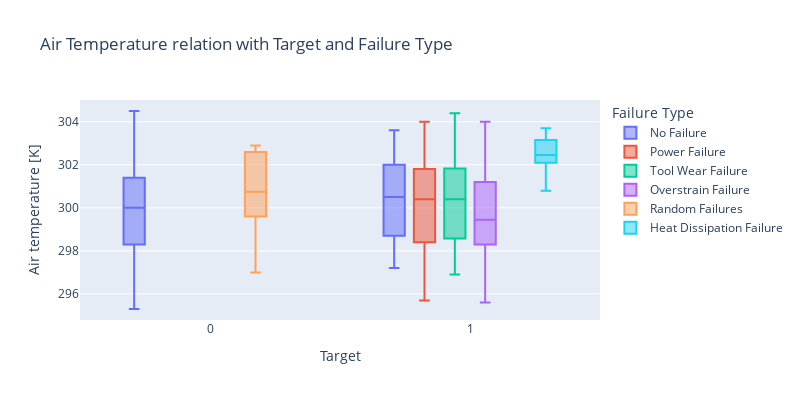
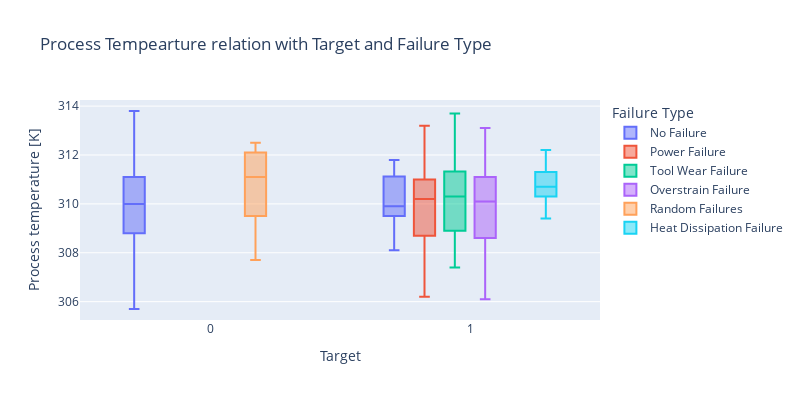
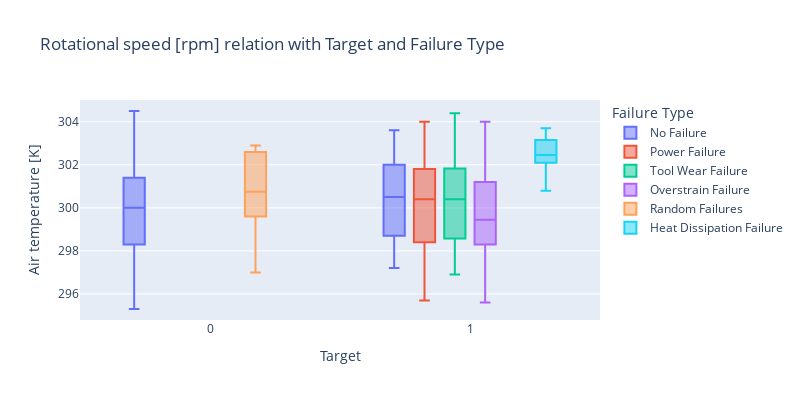
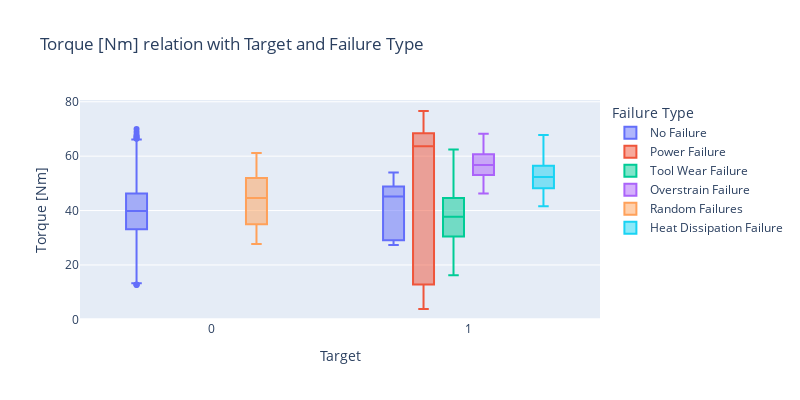

The cell these charts' notebook holds for them, in order:
### Code cell
# Air Temperature relation with Target/Failure Type
fig = px.box(df,
             y      =  "Air temperature [K]",
             x      =  "Target",
             title  =  "Air Temperature relation with Target and Failure Type",
             color  =  "Failure Type",
             width  =  800,
             height =  400)
fig.show()
# Process Tempearture relation with Target/Failure Type
fig = px.box(df,
             y      =  "Process temperature [K]",
             x      =  "Target",
             title  =  "Process Tempearture relation with Target and Failure Type",
             color  =  "Failure Type",
             width  =  800,
             height =  400)
fig.show()
# Rotational speed [rpm] relation with Target/Failure Type
fig = px.box(df,
             y      =  "Air temperature [K]",
             x      =  "Target",
             title  =  "Rotational speed [rpm] relation with Target and Failure Type",
             color  =  "Failure Type",
             width  =  800,
             height =  400)
fig.show()
# Torque [Nm] relation with Target/Failure Type
fig = px.box(df,
             y      =  "Torque [Nm]",
             x      =  "Target",
             title  =  "Torque [Nm] relation with Target and Failure Type",
             color  =  "Failure Type",
             width  =  800,
             height =  400)
fig.show()
# Tool wear [min] relation with Target/Failure Type
fig = px.box(df,
             y      =  "Tool wear [min]",
             x      =  "Target",
             title  =  "Tool wear [min] relation with Target and Failure Type",
             color  =  "Failure Type",
             width  =  800,
             height =  400)
fig.show()

### Figure 1 — Plotly figure (JSON) as saved in the notebook; plotly's stock layout.template omitted (floating-point values rounded to 4 significant figures; data arrays with more than 128 entries replaced by an {"elided": "..."} marker saying what was removed)
{"data": [{"alignmentgroup": "True", "hovertemplate": "Failure Type=No Failure<br>Target=%{x}<br>Air temperature [K]=%{y}<extra></extra>", "legendgroup": "No Failure", "marker": {"color": "#636efa"}, "name": "No Failure", "notched": false, "offsetgroup": "No Failure", "orientation": "v", "showlegend": true, "x": {"elided": "9652 int values"}, "x0": " ", "xaxis": "x", "y": {"elided": "9652 float values"}, "y0": " ", "yaxis": "y", "type": "box"}, {"alignmentgroup": "True", "hovertemplate": "Failure Type=Power Failure<br>Target=%{x}<br>Air temperature [K]=%{y}<extra></extra>", "legendgroup": "Power Failure", "marker": {"color": "#EF553B"}, "name": "Power Failure", "notched": false, "offsetgroup": "Power Failure", "orientation": "v", "showlegend": true, "x": [1, 1, 1, 1, 1, 1, 1, 1, 1, 1, 1, 1, 1, 1, 1, 1, 1, 1, 1, 1, 1, 1, 1, 1, 1, 1, 1, 1, 1, 1, 1, 1, 1, 1, 1, 1, 1, 1, 1, 1, 1, 1, 1, 1, 1, 1, 1, 1, 1, 1, 1, 1, 1, 1, 1, 1, 1, 1, 1, 1, 1, 1, 1, 1, 1, 1, 1, 1, 1, 1, 1, 1, 1, 1, 1, 1, 1, 1, 1, 1, 1, 1, 1, 1, 1, 1, 1, 1, 1, 1, 1, 1, 1, 1, 1], "x0": " ", "xaxis": "x", "y": [298.9, 298.9, 298.4, 298.2, 298.4, 298.1, 297.5, 297.4, 297.4, 297.9, 296.4, 295.8, 295.7, 296.3, 296.9, 296.6, 296.7, 297, 298.4, 298.8, 298.9, 298, 298, 298.3, 298.2, 298.1, 298.5, 299.3, 299.5, 299.4, 298.9, 299.2, 299.1, 300.6, 300.5, 300.4, 301.5, 301.5, 301.8, 302.4, 302.7, 302.6, 302.3, 302.1, 301.9, 301.9, 302.6, 301.8, 301.8, 301.7, 302, 302.6, 302.6, 303.7, 303.4, 303.5, 303.8, 303.6, 304, 303.4, 302.8, 302.6, 303, 303.1, 302.4, 300.7, 300.7, 301.1, 300.8, 301.1, 301.4, 301.6, 301.5, 301.1, 300.8, 300.7, 300.5, 300.7, 299.9, 300.1, 300.3, 300.2, 300.4, 300.8, 301, 299, 298.7, 298.5, 297.5, 297.3, 297.2, 297.8, 299, 298.5, 298.6], "y0": " ", "yaxis": "y", "type": "box"}, {"alignmentgroup": "True", "hovertemplate": "Failure Type=Tool Wear Failure<br>Target=%{x}<br>Air temperature [K]=%{y}<extra></extra>", "legendgroup": "Tool Wear Failure", "marker": {"color": "#00cc96"}, "name": "Tool Wear Failure", "notched": false, "offsetgroup": "Tool Wear Failure", "orientation": "v", "showlegend": true, "x": [1, 1, 1, 1, 1, 1, 1, 1, 1, 1, 1, 1, 1, 1, 1, 1, 1, 1, 1, 1, 1, 1, 1, 1, 1, 1, 1, 1, 1, 1, 1, 1, 1, 1, 1, 1, 1, 1, 1, 1, 1, 1, 1, 1, 1], "x0": " ", "xaxis": "x", "y": [298.8, 296.9, 298, 297.9, 298.2, 298.4, 299.6, 299.3, 299.7, 300.6, 300.7, 301.9, 301.7, 302.2, 302.6, 302, 302.3, 301.8, 302.7, 303.3, 303.4, 304.4, 303.9, 302.6, 300.4, 300.8, 301, 300.5, 300.3, 301.7, 300.6, 300, 300.5, 300.7, 300.3, 300.4, 299.2, 298.5, 297.4, 297.1, 297.4, 297.3, 297.8, 299.6, 298.6], "y0": " ", "yaxis": "y", "type": "box"}, {"alignmentgroup": "True", "hovertemplate": "Failure Type=Overstrain Failure<br>Target=%{x}<br>Air temperature [K]=%{y}<extra></extra>", "legendgroup": "Overstrain Failure", "marker": {"color": "#ab63fa"}, "name": "Overstrain Failure", "notched": false, "offsetgroup": "Overstrain Failure", "orientation": "v", "showlegend": true, "x": [1, 1, 1, 1, 1, 1, 1, 1, 1, 1, 1, 1, 1, 1, 1, 1, 1, 1, 1, 1, 1, 1, 1, 1, 1, 1, 1, 1, 1, 1, 1, 1, 1, 1, 1, 1, 1, 1, 1, 1, 1, 1, 1, 1, 1, 1, 1, 1, 1, 1, 1, 1, 1, 1, 1, 1, 1, 1, 1, 1, 1, 1, 1, 1, 1, 1, 1, 1, 1, 1, 1, 1, 1, 1, 1, 1, 1, 1], "x0": " ", "xaxis": "x", "y": [298.4, 298.3, 298, 298, 298, 297.7, 297.6, 296.8, 295.6, 297, 297, 296.9, 297, 299, 299, 298.7, 298.2, 298, 297.8, 299.5, 299.3, 299.2, 299.1, 299.2, 299.2, 299.8, 300.5, 300.5, 301.3, 301.4, 301.6, 302, 302, 302.6, 302.1, 302, 301.9, 303.4, 303.7, 303.8, 304, 303.8, 302.8, 302.7, 302.7, 302.3, 300.8, 301, 301, 301, 300.8, 301.6, 301.2, 300.3, 300.6, 300.5, 300.5, 300.7, 300.5, 300.4, 300.7, 300.7, 299.6, 299.4, 298.7, 297.4, 297.2, 297.3, 298.1, 299.1, 299, 299.1, 298.9, 299.1, 299.1, 299.2, 298.5, 298.3], "y0": " ", "yaxis": "y", "type": "box"}, {"alignmentgroup": "True", "hovertemplate": "Failure Type=Random Failures<br>Target=%{x}<br>Air temperature [K]=%{y}<extra></extra>", "legendgroup": "Random Failures", "marker": {"color": "#FFA15A"}, "name": "Random Failures", "notched": false, "offsetgroup": "Random Failures", "orientation": "v", "showlegend": true, "x": [0, 0, 0, 0, 0, 0, 0, 0, 0, 0, 0, 0, 0, 0, 0, 0, 0, 0], "x0": " ", "xaxis": "x", "y": [297, 298.6, 298.4, 299.6, 299.3, 300.1, 301.6, 302.7, 302.6, 302.9, 302.8, 302.5, 302.6, 300.9, 300.8, 300.7, 300.3, 300.4], "y0": " ", "yaxis": "y", "type": "box"}, {"alignmentgroup": "True", "hovertemplate": "Failure Type=Heat Dissipation Failure<br>Target=%{x}<br>Air temperature [K]=%{y}<extra></extra>", "legendgroup": "Heat Dissipation Failure", "marker": {"color": "#19d3f3"}, "name": "Heat Dissipation Failure", "notched": false, "offsetgroup": "Heat Dissipation Failure", "orientation": "v", "showlegend": true, "x": [1, 1, 1, 1, 1, 1, 1, 1, 1, 1, 1, 1, 1, 1, 1, 1, 1, 1, 1, 1, 1, 1, 1, 1, 1, 1, 1, 1, 1, 1, 1, 1, 1, 1, 1, 1, 1, 1, 1, 1, 1, 1, 1, 1, 1, 1, 1, 1, 1, 1, 1, 1, 1, 1, 1, 1, 1, 1, 1, 1, 1, 1, 1, 1, 1, 1, 1, 1, 1, 1, 1, 1, 1, 1, 1, 1, 1, 1, 1, 1, 1, 1, 1, 1, 1, 1, 1, 1, 1, 1, 1, 1, 1, 1, 1, 1, 1, 1, 1, 1, 1, 1, 1, 1, 1, 1, 1, 1, 1, 1, 1, 1], "x0": " ", "xaxis": "x", "y": [300.8, 302.3, 302.3, 302.3, 302.3, 302.1, 302.3, 302.1, 302, 302, 301.9, 301.9, 302.1, 302.1, 302.1, 301.9, 301.7, 301.7, 301.9, 302, 302, 302, 302.2, 302.2, 302.2, 302.4, 302.4, 302.2, 302.2, 302.1, 302.1, 302.6, 302.5, 302.5, 302.6, 302.7, 302.6, 302, 301.9, 301.8, 301.7, 301.4, 301.8, 301.6, 301.6, 302, 302.1, 302, 301.7, 302.1, 302.2, 302.3, 302.4, 302.5, 302.4, 302.6, 302.4, 302.3, 302.5, 302.4, 302.4, 302.7, 302.7, 302.7, 302.6, 302.5, 302.4, 302.4, 302.4, 302.4, 302.5, 302.7, 302.7, 302.7, 302.8, 303, 303, 303, 303, 303, 303, 303.1, 303, 302.9, 303.2, 303.2, 303.2, 303.3, 303.4, 303.3, 303.6, 303.3, 303.4, 303.4, 303.4, 303.4, 303.3, 303.2, 303.2, 303.2, 303.4, 303.5, 303.7, 303.6, 303.5, 303.6, 303.5, 303.4, 303.3, 303.4, 303.4, 303.7], "y0": " ", "yaxis": "y", "type": "box"}], "layout": {"xaxis": {"anchor": "y", "domain": [0, 1], "title": {"text": "Target"}}, "yaxis": {"anchor": "x", "domain": [0, 1], "title": {"text": "Air temperature [K]"}}, "legend": {"title": {"text": "Failure Type"}, "tracegroupgap": 0}, "title": {"text": "Air Temperature relation with Target and Failure Type"}, "boxmode": "group", "height": 400, "width": 800}}

### Figure 2 — Plotly figure (JSON) as saved in the notebook; plotly's stock layout.template omitted (floating-point values rounded to 4 significant figures; data arrays with more than 128 entries replaced by an {"elided": "..."} marker saying what was removed)
{"data": [{"alignmentgroup": "True", "hovertemplate": "Failure Type=No Failure<br>Target=%{x}<br>Process temperature [K]=%{y}<extra></extra>", "legendgroup": "No Failure", "marker": {"color": "#636efa"}, "name": "No Failure", "notched": false, "offsetgroup": "No Failure", "orientation": "v", "showlegend": true, "x": {"elided": "9652 int values"}, "x0": " ", "xaxis": "x", "y": {"elided": "9652 float values"}, "y0": " ", "yaxis": "y", "type": "box"}, {"alignmentgroup": "True", "hovertemplate": "Failure Type=Power Failure<br>Target=%{x}<br>Process temperature [K]=%{y}<extra></extra>", "legendgroup": "Power Failure", "marker": {"color": "#EF553B"}, "name": "Power Failure", "notched": false, "offsetgroup": "Power Failure", "orientation": "v", "showlegend": true, "x": [1, 1, 1, 1, 1, 1, 1, 1, 1, 1, 1, 1, 1, 1, 1, 1, 1, 1, 1, 1, 1, 1, 1, 1, 1, 1, 1, 1, 1, 1, 1, 1, 1, 1, 1, 1, 1, 1, 1, 1, 1, 1, 1, 1, 1, 1, 1, 1, 1, 1, 1, 1, 1, 1, 1, 1, 1, 1, 1, 1, 1, 1, 1, 1, 1, 1, 1, 1, 1, 1, 1, 1, 1, 1, 1, 1, 1, 1, 1, 1, 1, 1, 1, 1, 1, 1, 1, 1, 1, 1, 1, 1, 1, 1, 1], "x0": " ", "xaxis": "x", "y": [309.1, 309, 308.3, 308.5, 308.7, 308.2, 308.3, 308.5, 308.7, 309.8, 307.4, 306.3, 306.2, 307.2, 307.5, 307.7, 307.8, 307.9, 309.5, 310.1, 310.2, 308.7, 308.7, 308, 307.9, 307.7, 308.2, 308.9, 308.7, 308.7, 308.2, 308.6, 308.8, 309.4, 309.8, 309.9, 310.9, 310.4, 310.6, 311, 311.6, 311.5, 311.4, 311.2, 311, 310.6, 311, 310.1, 310.2, 309.8, 309.7, 310.4, 310.2, 312, 312.2, 312.4, 313.1, 312.8, 313.2, 312.6, 312.3, 312.1, 312.2, 312.4, 311.9, 310.2, 310.9, 310.9, 310.1, 310.4, 310.7, 310.6, 310.7, 310.7, 311.4, 311.1, 310.5, 310.4, 310.2, 311.3, 311.2, 311, 311.6, 312.4, 312.2, 310.3, 310.1, 309.7, 308.1, 308.3, 307.9, 309, 310.2, 309.5, 308.2], "y0": " ", "yaxis": "y", "type": "box"}, {"alignmentgroup": "True", "hovertemplate": "Failure Type=Tool Wear Failure<br>Target=%{x}<br>Process temperature [K]=%{y}<extra></extra>", "legendgroup": "Tool Wear Failure", "marker": {"color": "#00cc96"}, "name": "Tool Wear Failure", "notched": false, "offsetgroup": "Tool Wear Failure", "orientation": "v", "showlegend": true, "x": [1, 1, 1, 1, 1, 1, 1, 1, 1, 1, 1, 1, 1, 1, 1, 1, 1, 1, 1, 1, 1, 1, 1, 1, 1, 1, 1, 1, 1, 1, 1, 1, 1, 1, 1, 1, 1, 1, 1, 1, 1, 1, 1, 1, 1], "x0": " ", "xaxis": "x", "y": [308.9, 307.8, 308.5, 307.4, 307.6, 308, 309.2, 308.4, 309.3, 309.4, 309.6, 310.9, 310.9, 311.3, 311.5, 310.8, 310.9, 309.7, 310.5, 311.4, 312, 313.7, 313.2, 312.3, 310.2, 310.6, 310.6, 309.9, 309.9, 311, 310.3, 311.4, 311.8, 311.7, 311.7, 311.8, 310.7, 309.5, 308.3, 308.5, 308.8, 308.1, 308.9, 310.7, 309.8], "y0": " ", "yaxis": "y", "type": "box"}, {"alignmentgroup": "True", "hovertemplate": "Failure Type=Overstrain Failure<br>Target=%{x}<br>Process temperature [K]=%{y}<extra></extra>", "legendgroup": "Overstrain Failure", "marker": {"color": "#ab63fa"}, "name": "Overstrain Failure", "notched": false, "offsetgroup": "Overstrain Failure", "orientation": "v", "showlegend": true, "x": [1, 1, 1, 1, 1, 1, 1, 1, 1, 1, 1, 1, 1, 1, 1, 1, 1, 1, 1, 1, 1, 1, 1, 1, 1, 1, 1, 1, 1, 1, 1, 1, 1, 1, 1, 1, 1, 1, 1, 1, 1, 1, 1, 1, 1, 1, 1, 1, 1, 1, 1, 1, 1, 1, 1, 1, 1, 1, 1, 1, 1, 1, 1, 1, 1, 1, 1, 1, 1, 1, 1, 1, 1, 1, 1, 1, 1, 1], "x0": " ", "xaxis": "x", "y": [308.2, 308.1, 308.2, 308.3, 308.3, 308.5, 309.6, 308.1, 306.1, 307.8, 307.8, 307.8, 308.1, 310.4, 310.4, 309.8, 308.4, 308.2, 307.3, 309.4, 308.6, 308.5, 308.8, 309, 309.1, 309.3, 309.3, 309.8, 310.1, 310.8, 310.8, 310.9, 311.2, 311.6, 311, 310.8, 310.5, 311.8, 312.7, 313.1, 312.9, 313, 312.4, 312.4, 312.2, 311.8, 310.7, 311.1, 311, 310.5, 309.9, 310.7, 311.6, 310.3, 311.9, 311.1, 311.2, 311.8, 311.8, 311.8, 311.9, 311.9, 310.9, 310.8, 309.8, 308.4, 308.1, 308.2, 308.6, 309.8, 309.9, 310, 309.8, 310.1, 310.2, 310.3, 309.4, 309.3], "y0": " ", "yaxis": "y", "type": "box"}, {"alignmentgroup": "True", "hovertemplate": "Failure Type=Random Failures<br>Target=%{x}<br>Process temperature [K]=%{y}<extra></extra>", "legendgroup": "Random Failures", "marker": {"color": "#FFA15A"}, "name": "Random Failures", "notched": false, "offsetgroup": "Random Failures", "orientation": "v", "showlegend": true, "x": [0, 0, 0, 0, 0, 0, 0, 0, 0, 0, 0, 0, 0, 0, 0, 0, 0, 0], "x0": " ", "xaxis": "x", "y": [308.3, 309.8, 307.7, 309.5, 309, 309.2, 310.5, 312.3, 312.1, 312.5, 312.2, 311.9, 312.1, 310.7, 311.2, 311, 311.7, 311.9], "y0": " ", "yaxis": "y", "type": "box"}, {"alignmentgroup": "True", "hovertemplate": "Failure Type=Heat Dissipation Failure<br>Target=%{x}<br>Process temperature [K]=%{y}<extra></extra>", "legendgroup": "Heat Dissipation Failure", "marker": {"color": "#19d3f3"}, "name": "Heat Dissipation Failure", "notched": false, "offsetgroup": "Heat Dissipation Failure", "orientation": "v", "showlegend": true, "x": [1, 1, 1, 1, 1, 1, 1, 1, 1, 1, 1, 1, 1, 1, 1, 1, 1, 1, 1, 1, 1, 1, 1, 1, 1, 1, 1, 1, 1, 1, 1, 1, 1, 1, 1, 1, 1, 1, 1, 1, 1, 1, 1, 1, 1, 1, 1, 1, 1, 1, 1, 1, 1, 1, 1, 1, 1, 1, 1, 1, 1, 1, 1, 1, 1, 1, 1, 1, 1, 1, 1, 1, 1, 1, 1, 1, 1, 1, 1, 1, 1, 1, 1, 1, 1, 1, 1, 1, 1, 1, 1, 1, 1, 1, 1, 1, 1, 1, 1, 1, 1, 1, 1, 1, 1, 1, 1, 1, 1, 1, 1, 1], "x0": " ", "xaxis": "x", "y": [309.4, 310.9, 310.8, 310.9, 310.9, 310.6, 310.9, 310.7, 310.4, 310.4, 310.4, 310.4, 310.7, 310.7, 310.7, 310.4, 310.2, 310.2, 310.4, 310.4, 310.5, 310.5, 310.6, 310.6, 310.6, 310.9, 310.7, 310.6, 310.6, 310.7, 310.7, 311, 310.9, 310.9, 311, 311.1, 310.9, 310.1, 309.9, 309.9, 309.9, 309.9, 310.3, 310.1, 310.1, 309.8, 310.1, 309.9, 309.5, 310, 310.1, 310.1, 310.2, 310.3, 310.1, 310.2, 310.1, 310.1, 310.2, 310.3, 310.3, 310.5, 310.5, 310.4, 310.4, 310.2, 310.2, 310.5, 310.3, 310.2, 310.4, 310.6, 310.7, 310.8, 310.9, 311.2, 311.2, 311, 311.1, 311.3, 311.3, 311.3, 311.2, 311.2, 311.4, 311.4, 311.4, 311.3, 311.4, 311.5, 311.8, 311.6, 311.7, 311.8, 311.8, 311.8, 311.6, 311.5, 311.4, 311.2, 311.7, 311.6, 311.9, 312, 311.9, 312.2, 312, 311.9, 311.8, 311.9, 311.8, 312.1], "y0": " ", "yaxis": "y", "type": "box"}], "layout": {"xaxis": {"anchor": "y", "domain": [0, 1], "title": {"text": "Target"}}, "yaxis": {"anchor": "x", "domain": [0, 1], "title": {"text": "Process temperature [K]"}}, "legend": {"title": {"text": "Failure Type"}, "tracegroupgap": 0}, "title": {"text": "Process Tempearture relation with Target and Failure Type"}, "boxmode": "group", "height": 400, "width": 800}}

### Figure 3 — Plotly figure (JSON) as saved in the notebook; plotly's stock layout.template omitted (floating-point values rounded to 4 significant figures; data arrays with more than 128 entries replaced by an {"elided": "..."} marker saying what was removed)
{"data": [{"alignmentgroup": "True", "hovertemplate": "Failure Type=No Failure<br>Target=%{x}<br>Air temperature [K]=%{y}<extra></extra>", "legendgroup": "No Failure", "marker": {"color": "#636efa"}, "name": "No Failure", "notched": false, "offsetgroup": "No Failure", "orientation": "v", "showlegend": true, "x": {"elided": "9652 int values"}, "x0": " ", "xaxis": "x", "y": {"elided": "9652 float values"}, "y0": " ", "yaxis": "y", "type": "box"}, {"alignmentgroup": "True", "hovertemplate": "Failure Type=Power Failure<br>Target=%{x}<br>Air temperature [K]=%{y}<extra></extra>", "legendgroup": "Power Failure", "marker": {"color": "#EF553B"}, "name": "Power Failure", "notched": false, "offsetgroup": "Power Failure", "orientation": "v", "showlegend": true, "x": [1, 1, 1, 1, 1, 1, 1, 1, 1, 1, 1, 1, 1, 1, 1, 1, 1, 1, 1, 1, 1, 1, 1, 1, 1, 1, 1, 1, 1, 1, 1, 1, 1, 1, 1, 1, 1, 1, 1, 1, 1, 1, 1, 1, 1, 1, 1, 1, 1, 1, 1, 1, 1, 1, 1, 1, 1, 1, 1, 1, 1, 1, 1, 1, 1, 1, 1, 1, 1, 1, 1, 1, 1, 1, 1, 1, 1, 1, 1, 1, 1, 1, 1, 1, 1, 1, 1, 1, 1, 1, 1, 1, 1, 1, 1], "x0": " ", "xaxis": "x", "y": [298.9, 298.9, 298.4, 298.2, 298.4, 298.1, 297.5, 297.4, 297.4, 297.9, 296.4, 295.8, 295.7, 296.3, 296.9, 296.6, 296.7, 297, 298.4, 298.8, 298.9, 298, 298, 298.3, 298.2, 298.1, 298.5, 299.3, 299.5, 299.4, 298.9, 299.2, 299.1, 300.6, 300.5, 300.4, 301.5, 301.5, 301.8, 302.4, 302.7, 302.6, 302.3, 302.1, 301.9, 301.9, 302.6, 301.8, 301.8, 301.7, 302, 302.6, 302.6, 303.7, 303.4, 303.5, 303.8, 303.6, 304, 303.4, 302.8, 302.6, 303, 303.1, 302.4, 300.7, 300.7, 301.1, 300.8, 301.1, 301.4, 301.6, 301.5, 301.1, 300.8, 300.7, 300.5, 300.7, 299.9, 300.1, 300.3, 300.2, 300.4, 300.8, 301, 299, 298.7, 298.5, 297.5, 297.3, 297.2, 297.8, 299, 298.5, 298.6], "y0": " ", "yaxis": "y", "type": "box"}, {"alignmentgroup": "True", "hovertemplate": "Failure Type=Tool Wear Failure<br>Target=%{x}<br>Air temperature [K]=%{y}<extra></extra>", "legendgroup": "Tool Wear Failure", "marker": {"color": "#00cc96"}, "name": "Tool Wear Failure", "notched": false, "offsetgroup": "Tool Wear Failure", "orientation": "v", "showlegend": true, "x": [1, 1, 1, 1, 1, 1, 1, 1, 1, 1, 1, 1, 1, 1, 1, 1, 1, 1, 1, 1, 1, 1, 1, 1, 1, 1, 1, 1, 1, 1, 1, 1, 1, 1, 1, 1, 1, 1, 1, 1, 1, 1, 1, 1, 1], "x0": " ", "xaxis": "x", "y": [298.8, 296.9, 298, 297.9, 298.2, 298.4, 299.6, 299.3, 299.7, 300.6, 300.7, 301.9, 301.7, 302.2, 302.6, 302, 302.3, 301.8, 302.7, 303.3, 303.4, 304.4, 303.9, 302.6, 300.4, 300.8, 301, 300.5, 300.3, 301.7, 300.6, 300, 300.5, 300.7, 300.3, 300.4, 299.2, 298.5, 297.4, 297.1, 297.4, 297.3, 297.8, 299.6, 298.6], "y0": " ", "yaxis": "y", "type": "box"}, {"alignmentgroup": "True", "hovertemplate": "Failure Type=Overstrain Failure<br>Target=%{x}<br>Air temperature [K]=%{y}<extra></extra>", "legendgroup": "Overstrain Failure", "marker": {"color": "#ab63fa"}, "name": "Overstrain Failure", "notched": false, "offsetgroup": "Overstrain Failure", "orientation": "v", "showlegend": true, "x": [1, 1, 1, 1, 1, 1, 1, 1, 1, 1, 1, 1, 1, 1, 1, 1, 1, 1, 1, 1, 1, 1, 1, 1, 1, 1, 1, 1, 1, 1, 1, 1, 1, 1, 1, 1, 1, 1, 1, 1, 1, 1, 1, 1, 1, 1, 1, 1, 1, 1, 1, 1, 1, 1, 1, 1, 1, 1, 1, 1, 1, 1, 1, 1, 1, 1, 1, 1, 1, 1, 1, 1, 1, 1, 1, 1, 1, 1], "x0": " ", "xaxis": "x", "y": [298.4, 298.3, 298, 298, 298, 297.7, 297.6, 296.8, 295.6, 297, 297, 296.9, 297, 299, 299, 298.7, 298.2, 298, 297.8, 299.5, 299.3, 299.2, 299.1, 299.2, 299.2, 299.8, 300.5, 300.5, 301.3, 301.4, 301.6, 302, 302, 302.6, 302.1, 302, 301.9, 303.4, 303.7, 303.8, 304, 303.8, 302.8, 302.7, 302.7, 302.3, 300.8, 301, 301, 301, 300.8, 301.6, 301.2, 300.3, 300.6, 300.5, 300.5, 300.7, 300.5, 300.4, 300.7, 300.7, 299.6, 299.4, 298.7, 297.4, 297.2, 297.3, 298.1, 299.1, 299, 299.1, 298.9, 299.1, 299.1, 299.2, 298.5, 298.3], "y0": " ", "yaxis": "y", "type": "box"}, {"alignmentgroup": "True", "hovertemplate": "Failure Type=Random Failures<br>Target=%{x}<br>Air temperature [K]=%{y}<extra></extra>", "legendgroup": "Random Failures", "marker": {"color": "#FFA15A"}, "name": "Random Failures", "notched": false, "offsetgroup": "Random Failures", "orientation": "v", "showlegend": true, "x": [0, 0, 0, 0, 0, 0, 0, 0, 0, 0, 0, 0, 0, 0, 0, 0, 0, 0], "x0": " ", "xaxis": "x", "y": [297, 298.6, 298.4, 299.6, 299.3, 300.1, 301.6, 302.7, 302.6, 302.9, 302.8, 302.5, 302.6, 300.9, 300.8, 300.7, 300.3, 300.4], "y0": " ", "yaxis": "y", "type": "box"}, {"alignmentgroup": "True", "hovertemplate": "Failure Type=Heat Dissipation Failure<br>Target=%{x}<br>Air temperature [K]=%{y}<extra></extra>", "legendgroup": "Heat Dissipation Failure", "marker": {"color": "#19d3f3"}, "name": "Heat Dissipation Failure", "notched": false, "offsetgroup": "Heat Dissipation Failure", "orientation": "v", "showlegend": true, "x": [1, 1, 1, 1, 1, 1, 1, 1, 1, 1, 1, 1, 1, 1, 1, 1, 1, 1, 1, 1, 1, 1, 1, 1, 1, 1, 1, 1, 1, 1, 1, 1, 1, 1, 1, 1, 1, 1, 1, 1, 1, 1, 1, 1, 1, 1, 1, 1, 1, 1, 1, 1, 1, 1, 1, 1, 1, 1, 1, 1, 1, 1, 1, 1, 1, 1, 1, 1, 1, 1, 1, 1, 1, 1, 1, 1, 1, 1, 1, 1, 1, 1, 1, 1, 1, 1, 1, 1, 1, 1, 1, 1, 1, 1, 1, 1, 1, 1, 1, 1, 1, 1, 1, 1, 1, 1, 1, 1, 1, 1, 1, 1], "x0": " ", "xaxis": "x", "y": [300.8, 302.3, 302.3, 302.3, 302.3, 302.1, 302.3, 302.1, 302, 302, 301.9, 301.9, 302.1, 302.1, 302.1, 301.9, 301.7, 301.7, 301.9, 302, 302, 302, 302.2, 302.2, 302.2, 302.4, 302.4, 302.2, 302.2, 302.1, 302.1, 302.6, 302.5, 302.5, 302.6, 302.7, 302.6, 302, 301.9, 301.8, 301.7, 301.4, 301.8, 301.6, 301.6, 302, 302.1, 302, 301.7, 302.1, 302.2, 302.3, 302.4, 302.5, 302.4, 302.6, 302.4, 302.3, 302.5, 302.4, 302.4, 302.7, 302.7, 302.7, 302.6, 302.5, 302.4, 302.4, 302.4, 302.4, 302.5, 302.7, 302.7, 302.7, 302.8, 303, 303, 303, 303, 303, 303, 303.1, 303, 302.9, 303.2, 303.2, 303.2, 303.3, 303.4, 303.3, 303.6, 303.3, 303.4, 303.4, 303.4, 303.4, 303.3, 303.2, 303.2, 303.2, 303.4, 303.5, 303.7, 303.6, 303.5, 303.6, 303.5, 303.4, 303.3, 303.4, 303.4, 303.7], "y0": " ", "yaxis": "y", "type": "box"}], "layout": {"xaxis": {"anchor": "y", "domain": [0, 1], "title": {"text": "Target"}}, "yaxis": {"anchor": "x", "domain": [0, 1], "title": {"text": "Air temperature [K]"}}, "legend": {"title": {"text": "Failure Type"}, "tracegroupgap": 0}, "title": {"text": "Rotational speed [rpm] relation with Target and Failure Type"}, "boxmode": "group", "height": 400, "width": 800}}

### Figure 4 — Plotly figure (JSON) as saved in the notebook; plotly's stock layout.template omitted (floating-point values rounded to 4 significant figures; data arrays with more than 128 entries replaced by an {"elided": "..."} marker saying what was removed)
{"data": [{"alignmentgroup": "True", "hovertemplate": "Failure Type=No Failure<br>Target=%{x}<br>Torque [Nm]=%{y}<extra></extra>", "legendgroup": "No Failure", "marker": {"color": "#636efa"}, "name": "No Failure", "notched": false, "offsetgroup": "No Failure", "orientation": "v", "showlegend": true, "x": {"elided": "9652 int values"}, "x0": " ", "xaxis": "x", "y": {"elided": "9652 float values"}, "y0": " ", "yaxis": "y", "type": "box"}, {"alignmentgroup": "True", "hovertemplate": "Failure Type=Power Failure<br>Target=%{x}<br>Torque [Nm]=%{y}<extra></extra>", "legendgroup": "Power Failure", "marker": {"color": "#EF553B"}, "name": "Power Failure", "notched": false, "offsetgroup": "Power Failure", "orientation": "v", "showlegend": true, "x": [1, 1, 1, 1, 1, 1, 1, 1, 1, 1, 1, 1, 1, 1, 1, 1, 1, 1, 1, 1, 1, 1, 1, 1, 1, 1, 1, 1, 1, 1, 1, 1, 1, 1, 1, 1, 1, 1, 1, 1, 1, 1, 1, 1, 1, 1, 1, 1, 1, 1, 1, 1, 1, 1, 1, 1, 1, 1, 1, 1, 1, 1, 1, 1, 1, 1, 1, 1, 1, 1, 1, 1, 1, 1, 1, 1, 1, 1, 1, 1, 1, 1, 1, 1, 1, 1, 1, 1, 1, 1, 1, 1, 1, 1, 1], "x0": " ", "xaxis": "x", "y": [4.6, 65.7, 62.3, 10.7, 60.7, 63.9, 12.8, 61.5, 4.2, 71.6, 5.6, 76.2, 14.6, 68.3, 9.3, 62.3, 69, 69.1, 15.3, 74.5, 8.8, 58.5, 69.4, 3.8, 67.3, 12.8, 66.3, 69.4, 13, 62.9, 63.6, 68.2, 67.5, 63.2, 72.8, 12.8, 8, 12, 11.8, 67.6, 9.7, 59.8, 66.7, 59.2, 12.1, 68.6, 68, 13.9, 5.8, 68.2, 62.7, 66.8, 10.8, 11.4, 69.4, 70.6, 13, 11.4, 68.6, 9.8, 70.5, 68.5, 71.3, 61.5, 70, 65.3, 65.3, 67.9, 61.2, 73.6, 63.7, 65.8, 65.6, 12.2, 67.2, 13.4, 12.2, 61.8, 69.6, 12.5, 65.2, 71.8, 76.6, 59.1, 9.7, 68.6, 69.7, 12.1, 72, 59.6, 75.4, 64.2, 62.5, 66.7, 68.2], "y0": " ", "yaxis": "y", "type": "box"}, {"alignmentgroup": "True", "hovertemplate": "Failure Type=Tool Wear Failure<br>Target=%{x}<br>Torque [Nm]=%{y}<extra></extra>", "legendgroup": "Tool Wear Failure", "marker": {"color": "#00cc96"}, "name": "Tool Wear Failure", "notched": false, "offsetgroup": "Tool Wear Failure", "orientation": "v", "showlegend": true, "x": [1, 1, 1, 1, 1, 1, 1, 1, 1, 1, 1, 1, 1, 1, 1, 1, 1, 1, 1, 1, 1, 1, 1, 1, 1, 1, 1, 1, 1, 1, 1, 1, 1, 1, 1, 1, 1, 1, 1, 1, 1, 1, 1, 1, 1], "x0": " ", "xaxis": "x", "y": [41.3, 35.8, 37.7, 36.1, 31, 38.2, 23.4, 37.5, 41.9, 47.6, 19.8, 39, 46.4, 37.3, 34.4, 29, 30.4, 45.3, 40.9, 46, 35.9, 35, 48, 54.8, 30.5, 37.9, 37.8, 45.9, 46.7, 44.3, 30.5, 29, 38.9, 18.9, 47.9, 33.1, 27, 46.3, 40.5, 44.4, 62.4, 35.4, 25.6, 23.3, 16.2], "y0": " ", "yaxis": "y", "type": "box"}, {"alignmentgroup": "True", "hovertemplate": "Failure Type=Overstrain Failure<br>Target=%{x}<br>Torque [Nm]=%{y}<extra></extra>", "legendgroup": "Overstrain Failure", "marker": {"color": "#ab63fa"}, "name": "Overstrain Failure", "notched": false, "offsetgroup": "Overstrain Failure", "orientation": "v", "showlegend": true, "x": [1, 1, 1, 1, 1, 1, 1, 1, 1, 1, 1, 1, 1, 1, 1, 1, 1, 1, 1, 1, 1, 1, 1, 1, 1, 1, 1, 1, 1, 1, 1, 1, 1, 1, 1, 1, 1, 1, 1, 1, 1, 1, 1, 1, 1, 1, 1, 1, 1, 1, 1, 1, 1, 1, 1, 1, 1, 1, 1, 1, 1, 1, 1, 1, 1, 1, 1, 1, 1, 1, 1, 1, 1, 1, 1, 1, 1, 1], "x0": " ", "xaxis": "x", "y": [60.7, 52.3, 58.8, 56.8, 56.2, 56.7, 49.8, 62, 55.6, 56.4, 61.2, 57.1, 52.5, 49.1, 53.8, 53.3, 61, 52.9, 61, 58.8, 53.6, 50.4, 53.6, 48.9, 60.7, 65.1, 51.5, 54.2, 56.8, 62.6, 57.8, 53.1, 65.3, 68.2, 60.3, 50.3, 55.7, 53, 56.8, 58.7, 62.5, 59.9, 53.8, 46.3, 52.1, 56.2, 59.1, 64.4, 58, 57.3, 65.3, 51.8, 52.9, 60.3, 60.1, 61.3, 67.5, 58.4, 57.9, 59.2, 57.1, 50.2, 65.2, 53.9, 65.9, 50.6, 61.3, 52.7, 53.9, 55.4, 55.7, 56.3, 61.9, 48.8, 54.8, 48.9, 60.9, 56.1], "y0": " ", "yaxis": "y", "type": "box"}, {"alignmentgroup": "True", "hovertemplate": "Failure Type=Random Failures<br>Target=%{x}<br>Torque [Nm]=%{y}<extra></extra>", "legendgroup": "Random Failures", "marker": {"color": "#FFA15A"}, "name": "Random Failures", "notched": false, "offsetgroup": "Random Failures", "orientation": "v", "showlegend": true, "x": [0, 0, 0, 0, 0, 0, 0, 0, 0, 0, 0, 0, 0, 0, 0, 0, 0, 0], "x0": " ", "xaxis": "x", "y": [46.4, 45.7, 31.1, 35.5, 50.4, 27.7, 32.3, 61.2, 35, 55, 36.5, 59.7, 28.7, 57.5, 38.5, 52, 43.5, 46.7], "y0": " ", "yaxis": "y", "type": "box"}, {"alignmentgroup": "True", "hovertemplate": "Failure Type=Heat Dissipation Failure<br>Target=%{x}<br>Torque [Nm]=%{y}<extra></extra>", "legendgroup": "Heat Dissipation Failure", "marker": {"color": "#19d3f3"}, "name": "Heat Dissipation Failure", "notched": false, "offsetgroup": "Heat Dissipation Failure", "orientation": "v", "showlegend": true, "x": [1, 1, 1, 1, 1, 1, 1, 1, 1, 1, 1, 1, 1, 1, 1, 1, 1, 1, 1, 1, 1, 1, 1, 1, 1, 1, 1, 1, 1, 1, 1, 1, 1, 1, 1, 1, 1, 1, 1, 1, 1, 1, 1, 1, 1, 1, 1, 1, 1, 1, 1, 1, 1, 1, 1, 1, 1, 1, 1, 1, 1, 1, 1, 1, 1, 1, 1, 1, 1, 1, 1, 1, 1, 1, 1, 1, 1, 1, 1, 1, 1, 1, 1, 1, 1, 1, 1, 1, 1, 1, 1, 1, 1, 1, 1, 1, 1, 1, 1, 1, 1, 1, 1, 1, 1, 1, 1, 1, 1, 1, 1, 1], "x0": " ", "xaxis": "x", "y": [62.4, 46.8, 47.3, 49.3, 44, 59.1, 48.4, 62.4, 58, 58.2, 54.9, 51.7, 45.1, 46.3, 47.8, 62.8, 57.4, 61.2, 48, 55.6, 44.4, 60.6, 47.5, 51.5, 49.2, 46.1, 54.8, 53.2, 48.4, 52.8, 49.3, 60, 56.9, 55.5, 48.6, 60.7, 52, 45.4, 48.5, 61, 49, 63.9, 50.5, 55.8, 48.2, 57.3, 48.2, 57.6, 65.5, 45.1, 51.6, 50.9, 45.5, 58.5, 54.6, 62.4, 48.9, 52.7, 50.6, 51.2, 54.3, 67.8, 41.8, 55.2, 57.2, 54, 62.4, 45.7, 52.5, 45.1, 55.1, 51.2, 47.5, 55, 52.2, 48.2, 47.6, 44.2, 54.3, 56.2, 53.6, 52.6, 51, 53.7, 54.6, 54.2, 51.1, 48.1, 54, 47.3, 66.8, 56.8, 44.1, 50.9, 47, 61, 45.1, 58.2, 53.8, 46.7, 51.3, 46.5, 52.7, 52.9, 49.3, 54.6, 54.5, 41.6, 62, 63.9, 50.9, 51.8], "y0": " ", "yaxis": "y", "type": "box"}], "layout": {"xaxis": {"anchor": "y", "domain": [0, 1], "title": {"text": "Target"}}, "yaxis": {"anchor": "x", "domain": [0, 1], "title": {"text": "Torque [Nm]"}}, "legend": {"title": {"text": "Failure Type"}, "tracegroupgap": 0}, "title": {"text": "Torque [Nm] relation with Target and Failure Type"}, "boxmode": "group", "height": 400, "width": 800}}
